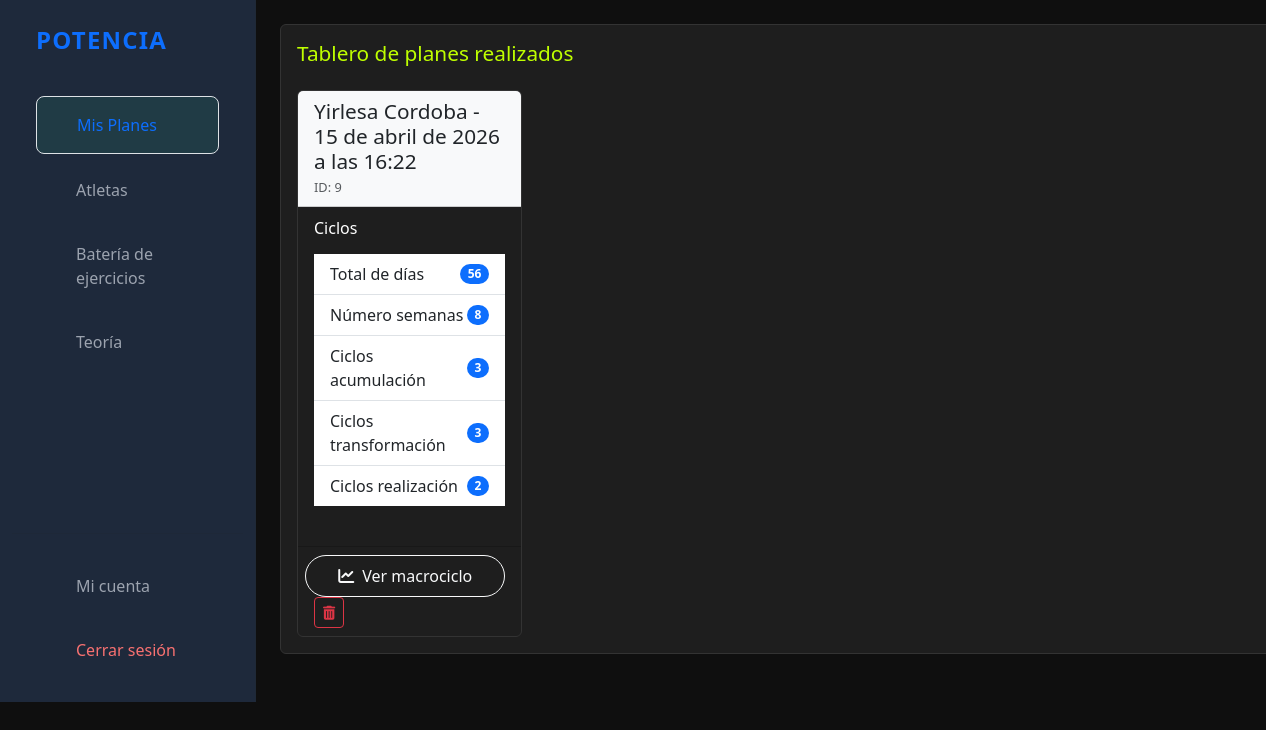
The page /planes/ (signed in) on the database as committed earlier.
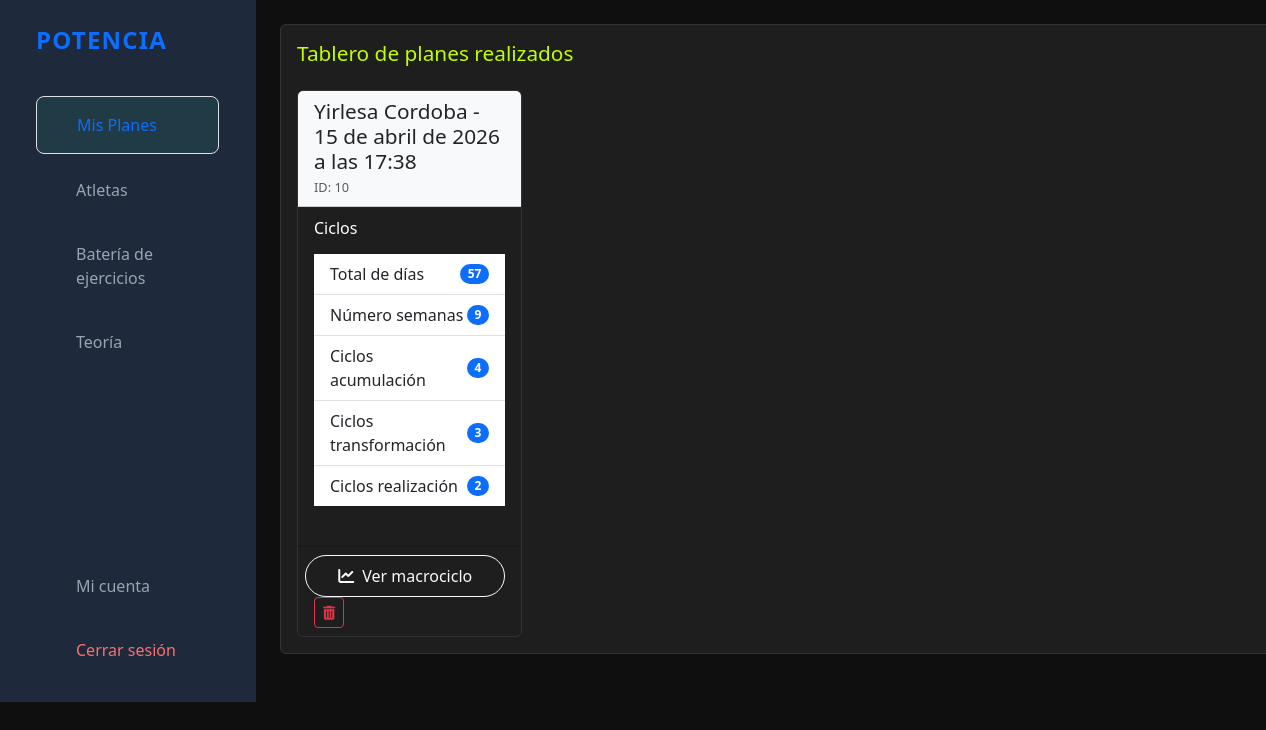
The same page on the database as committed later.
### potencia/models.py (models this page shows, shortened)
class Macrociclo(models.Model):
    entrenador = models.ForeignKey('Entrenadores', on_delete=models.CASCADE)
    fecha_creacion = models.DateTimeField(auto_now_add=True)
    total_dias = models.PositiveIntegerField()
    num_semanas = models.PositiveIntegerField()
    porcentaje_acumulacion = models.PositiveIntegerField()
    porcentaje_transformacion = models.PositiveIntegerField()
    porcentaje_realizacion = models.PositiveIntegerField()
    repeticiones_acumulacion = models.TextField()
    repeticiones_transformacion = models.TextField()
    repeticiones_realizacion = models.TextField()
    porcentajes_tecnico = models.TextField()
    intensidades = models.TextField()

class Entrenadores(models.Model):
    user = models.OneToOneField(User, on_delete=models.CASCADE)
    nombre = models.CharField(max_length=101)
    edad = models.PositiveSmallIntegerField()
    generos_lista = [("Masculino", "Masculino"), ("Femenino", "Femenino")]
    genero = models.CharField(max_length=10, choices=generos_lista)
    def __str__(self):
        return self.nombre

### potencia/views.py (the view)
# urls.py: path('planes/', views.planes, name='planes'),
@login_required
def planes(request):
    entrenador = request.user.entrenadores
    macrociclos = entrenador.macrociclo_set.all()
    return render(request, 'planes.html', {
        'macrociclos': macrociclos
    })

### potencia/templates/planes.html (shortened to what this page needs)
{% extends "base.html" %}
{% block contenido %}
<div class="card">
    <div class="card-body">
        <div class="d-flex justify-content-between align-items-center mb-4">
            <h4 class="card-title mb-0 label-color-fff">Tablero de planes realizados</h4>
        </div>
        <div class="row row-cols-1 row-cols-md-2 row-cols-lg-3 row-cols-xl-4 g-4">
            {% for plan in macrociclos %}
            <div class="col">
                <div class="card h-100">
                    <div class="card-header bg-light">
                        <h5 class="card-title mb-0">{{ plan.entrenador }} - {{ plan.fecha_creacion }}</h5>
                        <small class="text-muted">ID: {{ plan.id }}</small>
                    </div>
                    <div class="card-body">
                        <h6 class="card-subtitle mb-3 label-color-w">Ciclos</h6>
                        <ul class="list-group list-group-flush">
                            <li class="list-group-item d-flex justify-content-between align-items-center">
                                Total de días
                                <span class="badge bg-primary rounded-pill">{{ plan.total_dias }}</span>
                            </li>
                            <li class="list-group-item d-flex justify-content-between align-items-center">
                                Número semanas
                                <span class="badge bg-primary rounded-pill">{{ plan.num_semanas }}</span>
                            </li>
                            <li class="list-group-item d-flex justify-content-between align-items-center">
                                Ciclos acumulación
                                <span class="badge bg-primary rounded-pill">{{ plan.porcentaje_acumulacion }}</span>
                            </li>
                            <li class="list-group-item d-flex justify-content-between align-items-center">
                                Ciclos transformación
                                <span class="badge bg-primary rounded-pill">{{ plan.porcentaje_transformacion }}</span>
                            </li>
                            <li class="list-group-item d-flex justify-content-between align-items-center">
                                Ciclos realización
                                <span class="badge bg-primary rounded-pill">{{ plan.porcentaje_realizacion }}</span>
                            </li>
                        </ul>
                    </div>
                    <div class="card-footer">
                        <a href="{% url 'detalle_macrociclo' plan.id %}" type="button"
                            class="btn btn-outline-light rounded-pill px-4 py-2 float-end" style="width: 200px">
                            <i class="fas fa-chart-line me-2"></i>Ver macrociclo
                        </a>
                        <a href="{% url 'eliminar_plan' plan.id %}" class="btn btn-sm btn-outline-danger">
                            <i class="fas fa-trash-alt"></i>
                        </a>
                    </div>
                </div>
            </div>
            {% endfor %}
        </div>
    </div>
</div>
{% endblock %}

### potencia/templates/base.html (shortened to what this page needs)
{% load static %}
<!DOCTYPE html>
<html lang="es">
<head>
    <link href="https://cdn.jsdelivr.net/npm/bootstrap@5.3.2/dist/css/bootstrap.min.css" rel="stylesheet">
    <link href="https://cdnjs.cloudflare.com/ajax/libs/font-awesome/6.4.0/css/all.min.css" rel="stylesheet">
    <script src="https://cdn.tailwindcss.com"></script>
    <link rel="stylesheet" href="https://cdnjs.cloudflare.com/ajax/libs/animate.css/4.1.1/animate.min.css">
    <link rel="stylesheet" href="{% static 'css/style_home.css' %}">
    <link rel="stylesheet" href="{% static 'css/style_microciclos.css' %}">
    <link rel="stylesheet" href="{% static 'css/style_teoria.css' %}">
</head>
<body>
    <div class="container-fluid">
        <div class="row flex-nowrap">
            <aside class="w-64 bg-card flex flex-col border-r border-gray-800 transition-all">
                <div class="p-6">
                    <div class="flex items-center gap-2 text-primary font-bold text-2xl tracking-wider mb-10">
                        <a class="navbar-brand d-flex align-items-center" href="{% url 'home' %}">
                        POTENCIA
                        </a>
                    </div>
                    <nav class="space-y-2">
                        <a href="#" class="flex items-center gap-3 bg-primary/10 text-primary px-4 py-3 rounded-lg font-medium transition-colors border border-primary/20">
                             Mis Planes
                        </a>
                        <a href="#" class="flex items-center gap-3 text-gray-400 hover:text-white hover:bg-gray-800 px-4 py-3 rounded-lg font-medium transition-colors">
                             Atletas
                        </a>
                        <a href="#" class="flex items-center gap-3 text-gray-400 hover:text-white hover:bg-gray-800 px-4 py-3 rounded-lg font-medium transition-colors">
                             Batería de ejercicios
                        </a>
                        <a href="#" class="flex items-center gap-3 text-gray-400 hover:text-white hover:bg-gray-800 px-4 py-3 rounded-lg font-medium transition-colors">
                             Teoría
                        </a>
                    </nav>
                </div>
                <div class="mt-auto p-6 space-y-2 border-t border-gray-800/50">
                    <a href="#" class="flex items-center gap-3 text-gray-400 hover:text-white hover:bg-gray-800 px-4 py-3 rounded-lg font-medium transition-colors">
                         Mi cuenta
                    </a>
                    <a href="#" class="flex items-center gap-3 text-red-400 hover:text-red-300 hover:bg-red-900/20 px-4 py-3 rounded-lg font-medium transition-colors mt-2">
                         Cerrar sesión
                    </a>
                </div>
            </aside>
            <div class="col-md-10 col-xl-10 px-4">
                <main class="py-4">
                    {% block contenido %} {% endblock %}
                </main>
            </div>
        </div>
    </div>
</body>
</html>

### potencia/static/css/style_home.css (style rules this page uses)
body { background-color: #000208d5; }
.card { background-color: #1e1e1e; border: 1px solid #333; }
.label-color-fff { color: #bfff00; }
.label-color-w { color: #fff; }

### potencia/static/css/style_teoria.css (style rules this page uses)
body { background-color: #0f0f0f; color: #fff; }
.card-title { font-size: 1.3rem; margin-bottom: 0.75rem; display: flex; align-items: center; }

### potencia/templates/base.html (style rules this page uses)
.card { margin-bottom: 1.5rem; }

Rows that differ between the two databases and show on the page:
removed Macrociclo: entrenador "Yirlesa Cordoba", fecha_creacion "15 de abril de 2026 a las 16:22", id "9", total_dias "56", num_semanas "8", porcentaje_acumulacion "3", porcentaje_transformacion "3", porcentaje_realizacion "2"
added Macrociclo: entrenador "Yirlesa Cordoba", fecha_creacion "15 de abril de 2026 a las 17:38", id "10", total_dias "57", num_semanas "9", porcentaje_acumulacion "4", porcentaje_transformacion "3", porcentaje_realizacion "2"
